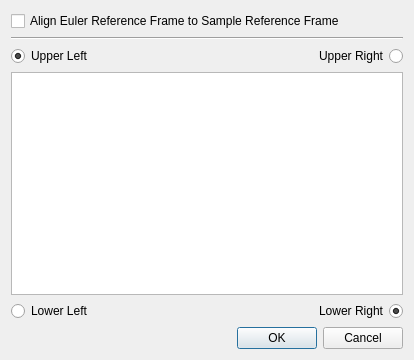
<?xml version="1.0" encoding="UTF-8"?>
<ui version="4.0">
 <class>EbsdReferenceFrameDialog</class>
 <widget class="QDialog" name="EbsdReferenceFrameDialog">
  <property name="geometry">
   <rect>
    <x>0</x>
    <y>0</y>
    <width>414</width>
    <height>360</height>
   </rect>
  </property>
  <property name="windowTitle">
   <string>Advanced Reference Frame Options</string>
  </property>
  <layout class="QGridLayout" name="gridLayout">
   <item row="6" column="0" colspan="2">
    <widget class="QDialogButtonBox" name="buttonBox">
     <property name="orientation">
      <enum>Qt::Horizontal</enum>
     </property>
     <property name="standardButtons">
      <set>QDialogButtonBox::Cancel|QDialogButtonBox::Ok</set>
     </property>
    </widget>
   </item>
   <item row="2" column="0">
    <widget class="QRadioButton" name="m_UpperLeftBtn">
     <property name="text">
      <string>Upper Left</string>
     </property>
     <property name="shortcut">
      <string>Ctrl+S</string>
     </property>
     <property name="checked">
      <bool>true</bool>
     </property>
     <property name="autoExclusive">
      <bool>false</bool>
     </property>
    </widget>
   </item>
   <item row="3" column="0" colspan="2">
    <widget class="QGraphicsView" name="m_GraphicsView"/>
   </item>
   <item row="4" column="0">
    <widget class="QRadioButton" name="m_LowerLeftBtn">
     <property name="text">
      <string>Lower Left</string>
     </property>
    </widget>
   </item>
   <item row="4" column="1">
    <widget class="QRadioButton" name="m_LowerRightBtn">
     <property name="layoutDirection">
      <enum>Qt::RightToLeft</enum>
     </property>
     <property name="text">
      <string>Lower Right</string>
     </property>
     <property name="checked">
      <bool>true</bool>
     </property>
    </widget>
   </item>
   <item row="2" column="1">
    <widget class="QRadioButton" name="m_UpperRightBtn">
     <property name="layoutDirection">
      <enum>Qt::RightToLeft</enum>
     </property>
     <property name="text">
      <string>Upper Right</string>
     </property>
    </widget>
   </item>
   <item row="0" column="0" colspan="2">
    <widget class="QCheckBox" name="m_AlignEulers">
     <property name="toolTip">
      <string>&lt;!DOCTYPE HTML PUBLIC &quot;-//W3C//DTD HTML 4.0//EN&quot; &quot;http://www.w3.org/TR/REC-html40/strict.dtd&quot;&gt;
&lt;html&gt;&lt;head&gt;&lt;meta name=&quot;qrichtext&quot; content=&quot;1&quot; /&gt;&lt;style type=&quot;text/css&quot;&gt;
p, li { white-space: pre-wrap; }
&lt;/style&gt;&lt;/head&gt;&lt;body style=&quot; font-family:'Lucida Grande'; font-size:13pt; font-weight:400; font-style:normal;&quot;&gt;
&lt;p style=&quot; margin-top:0px; margin-bottom:0px; margin-left:0px; margin-right:0px; -qt-block-indent:0; text-indent:0px;&quot;&gt;&lt;span style=&quot; font-size:10pt;&quot;&gt;This Accounts for Disjoined RFs in Commercial EBSD Data Collection Codes&lt;/span&gt;&lt;/p&gt;&lt;/body&gt;&lt;/html&gt;</string>
     </property>
     <property name="text">
      <string>Align Euler Reference Frame to Sample Reference Frame</string>
     </property>
    </widget>
   </item>
   <item row="1" column="0" colspan="2">
    <widget class="Line" name="line">
     <property name="orientation">
      <enum>Qt::Horizontal</enum>
     </property>
    </widget>
   </item>
  </layout>
 </widget>
 <resources/>
 <connections>
  <connection>
   <sender>buttonBox</sender>
   <signal>accepted()</signal>
   <receiver>EbsdReferenceFrameDialog</receiver>
   <slot>accept()</slot>
   <hints>
    <hint type="sourcelabel">
     <x>248</x>
     <y>254</y>
    </hint>
    <hint type="destinationlabel">
     <x>157</x>
     <y>274</y>
    </hint>
   </hints>
  </connection>
  <connection>
   <sender>buttonBox</sender>
   <signal>rejected()</signal>
   <receiver>EbsdReferenceFrameDialog</receiver>
   <slot>reject()</slot>
   <hints>
    <hint type="sourcelabel">
     <x>316</x>
     <y>260</y>
    </hint>
    <hint type="destinationlabel">
     <x>286</x>
     <y>274</y>
    </hint>
   </hints>
  </connection>
 </connections>
</ui>
